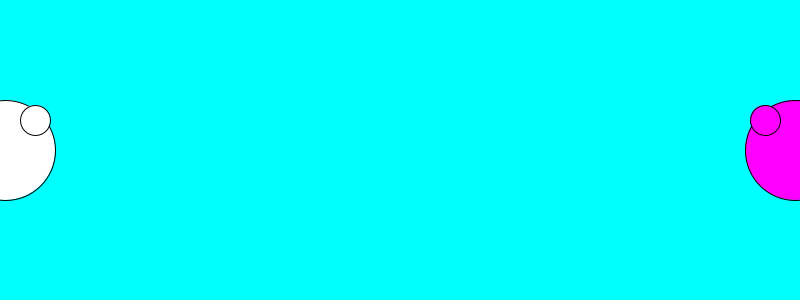
Frame 1 (no input)
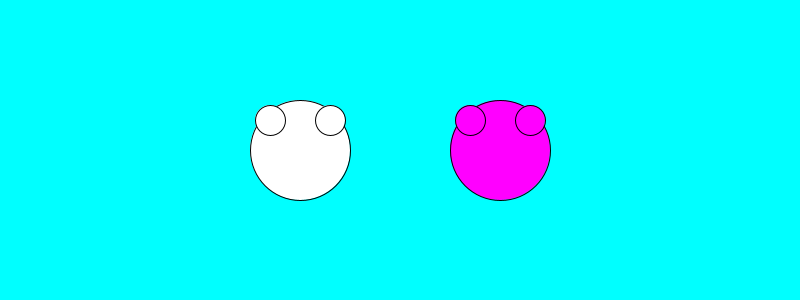
Frame 60 (the mouse pressed at the canvas centre just before this capture)
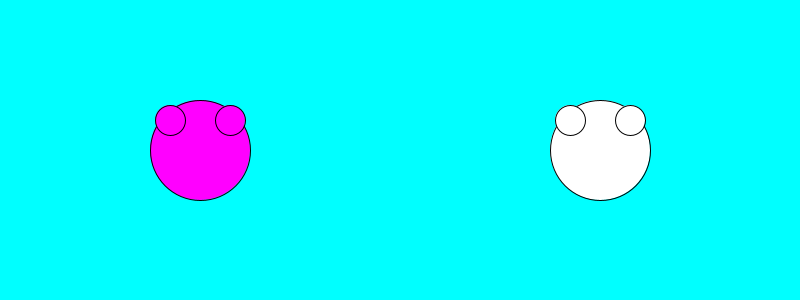
Frame 120 (the mouse held since frame 60 and released just before this capture)

The Processing sketch that drew these frames (run headless with seeded random() and noise(); from frame 60 on, the mouse is pressed at the canvas centre):

// Processing sketch: c4_ex4
// ── c4_ex4.pde
float a, b, c, d;
void setup(){
  size(800,300);
  a = 0;
  b = 150;
  c = width;
  d = 150;
}
void draw(){
  background(0,255,255);
  a += 5;
  c -= 5;
  smile(a, b, 0);
  smile(c, d, 1);
  if(c < 0) c = width;
  if(a > width) a = 0;
}

// ── smileFn.pde
void smile(float x, float y, int option){
  if(option == 1) fill(255,0,255);
  else fill(255);
  circle(x,y,100);
  circle(x-30,y-30,30);
  circle(x+30,y-30,30);
  fill(255); // return to default
}
